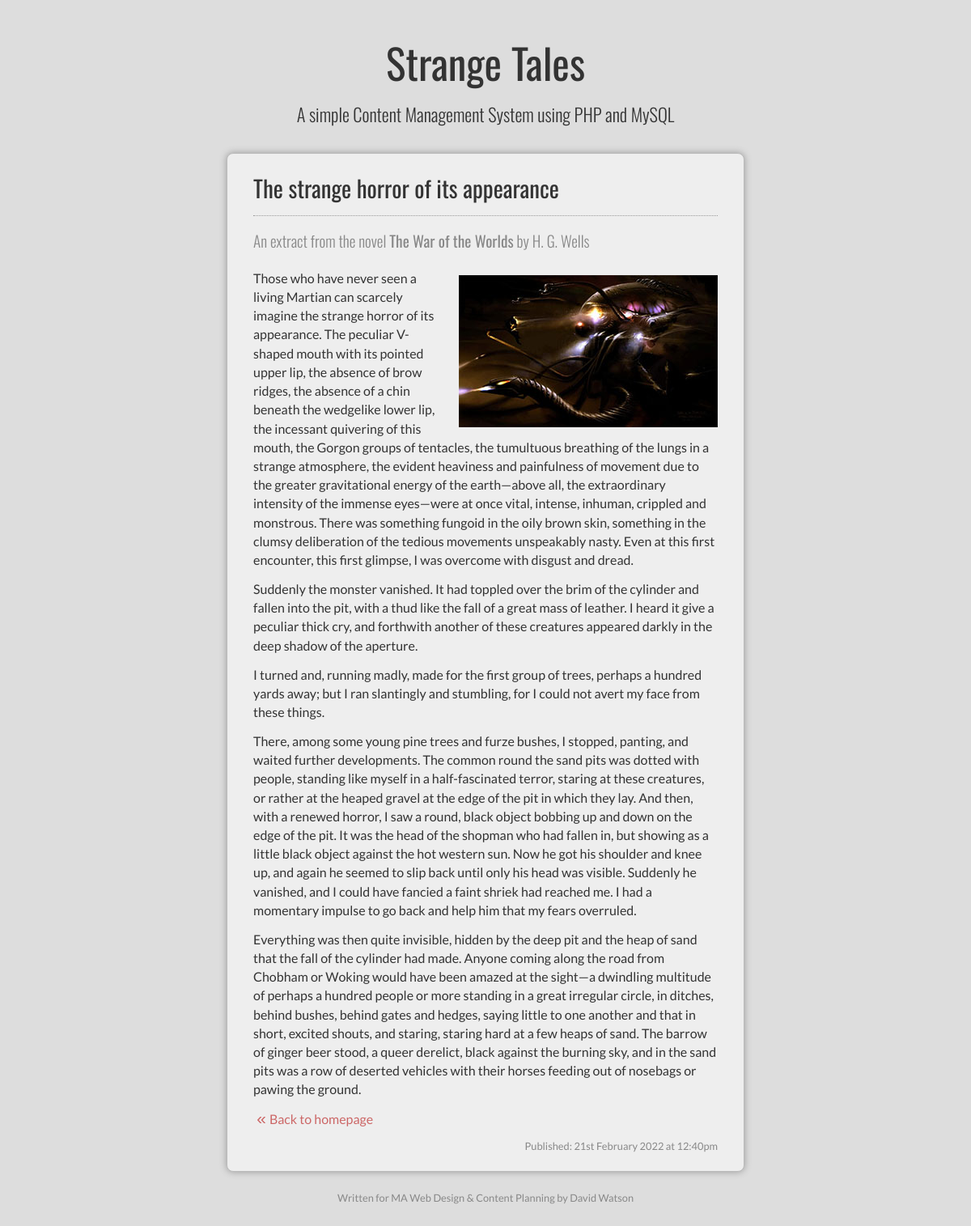
/activity2/article.php?id=7, run on the app's committed database.
### tables this page shows
CREATE TABLE `articles` (
  `article_id` int UNSIGNED NOT NULL,
  `headline` varchar(100) NOT NULL,
  `intro` text NOT NULL,
  `article` text NOT NULL,
  `author` varchar(50) NOT NULL,
  `novel` varchar(100) NOT NULL,
  `published` timestamp NOT NULL DEFAULT CURRENT_TIMESTAMP
);

### activity2/article.php (the view, shortened to what this page needs)
<?php
if (isset($_GET['id']) && filter_var($_GET['id'], FILTER_VALIDATE_INT)) {
    $article=$_GET['id'];
}else{
	header('HTTP/1.0 404 Not Found');
	exit("<h1>Not Found</h1>\n<p>The submitted data is not valid.</p>");
}
$host     = "localhost";
$user     = "*********";
$password = "*********";
$name     = "*********";
$conn = mysqli_connect($host, $user, $password, $name) or die ("Cannot connect to database.");
$query = "SELECT article_id, headline, article, author, novel, published FROM articles WHERE article_id = $article";
$result = mysqli_query($conn, $query) or die ("Error querying database.");
$row = mysqli_fetch_array($result);
$headline = $row['headline'];
$article = $row['article'];
$author = $row['author'];
$novel = $row['novel'];
$date = $row['published'];
$timestamp = strtotime($date);
$display_date = date('jS F Y', $timestamp);
$display_time = date('g:ia', $timestamp);
?>
<!DOCTYPE html>
<html lang="en">
	<head>
		<link rel="stylesheet" href="style/style.css">
	</head>
	<body>
		<header>
			<h1>Strange Tales</h1>
    		<p>A simple Content Management System using PHP and MySQL</p>
    	</header>
    	<main>
<?php
echo "            <article>\n";
echo "                <header>\n";
echo "                    <h2>$headline</h2>\n";
echo "                    <p><cite>An extract from the novel <b>$novel</b> by $author</cite></p>\n";
echo "                </header>\n";
echo "$article\n";
echo "                <p><a href=\"index.php\"><span class=\"arrow\">&laquo;</span>Back to homepage</a></p>\n";
echo "                <footer>Published: $display_date at $display_time</footer>\n";
echo "            </article>\n";
?>
		</main>
		<footer>Written for MA Web Design &amp; Content Planning by David Watson</footer>
	</body>
</html>

### activity2/style/style.css (style rules this page uses)
html, body, div, span, applet, object, iframe, h1, h2, h3, h4, h5, h6, p, blockquote, pre, a, abbr, acronym, address, big, cite, code, del, dfn, em, img, ins, kbd, q, s, samp, small, strike, strong, sub, sup, tt, var, b, u, i, center, dl, dt, dd, ol, ul, li, fieldset, form, label, legend, table, caption, tbody, tfoot, thead, tr, th, td, article, aside, canvas, details, embed, figure, figcaption, footer, header, hgroup, menu, nav, output, ruby, section, summary, time, mark, audio, video { margin: 0; padding: 0; border: 0; font-size: 100%; font: inherit; vertical-align: baseline; }
article, aside, details, figcaption, figure, footer, header, hgroup, menu, nav, section { display: block; }
body { line-height: 1; }
html { box-sizing: border-box; }
*, *:before, *:after { box-sizing: inherit; }
body { font-family: Lato, Calibri, Tahoma, Geneva, sans-serif; color: #333; background: #ddd; }
header, main, footer { max-width: 640px; margin: 0 auto; }
header, footer { padding: 0 1.0em; }
header { margin-top: 3.0em; }
main { max-width: 640px; margin-top: 2.0em; margin-bottom: 1.5em; }
footer { color: #888; font-size: 0.8em; text-align: center; margin-bottom: 3.0em; }
footer:not(article footer) { line-height: 1.4; }
h1, h2, h1+p { font-family: Oswald, Tahoma, Geneva, sans-serif; color: #333; }
h1 { font-size: 3.2em; line-height: 1.15; }
h1, h1+p { text-align: center; }
h1+p { font-size: 1.4em; font-weight: 300; padding: 0 1.0em; }
h2 { font-size: 1.8em; line-height: 1.25; }
p { margin-top: 0.8em; line-height: 1.45em; }
strong, b { font-weight: 400; }
article { padding: 1.5em 1.0em; border: 1px solid #bbb; border-radius: 0; margin: 1.5em 0; background: #eee; }
article:first-of-type { margin-top: 2.0em; }
article header { padding: 0; margin-top: 0; }
article footer { text-align: right; padding: 0; margin-top: 1.2em; margin-bottom: 0; }
article h2+p { color: #888; font-size: 0.8em; padding-top: 0.8em; border-top: 1px dotted #999; margin-top: 1.2em; }
article h2+p > cite { font-family: Oswald, Tahoma, Geneva, sans-serif; font-size: 1.5em; font-weight: 300; line-height: 2.2; }
img { display: block; margin: 0.5em auto 0.7em; }
a { text-decoration: none; }
a:link, a:visited { color: #c66; }
.arrow { font-family: Arial, Helvetica, sans-serif; font-size: 1.3em; margin: 0 0.2em; }
@media (min-width: 640px) { header, footer { padding: 0 2.0em; } }
@media (min-width: 640px) { article { padding: 1.5em 2.0em; border-radius: 8px; box-shadow: 0 0 8px #999; } }
@media (min-width: 640px) { img { display: inline; float:right; margin: 0.5em 0 0.4em 1.5em; } }

### data on the page
articles: headline "The strange horror of its appearance", novel "The War of the Worlds", author "H. G. Wells", article (picture), article "Those who have never seen a living Martian can scarcely imagine the strange horror of its appearance. The peculiar V-shaped mouth with its pointed upper lip, the absence of brow ridges, the absence of a chin beneath the wedgelike lower lip, the incessant quivering of this mouth, the Gorgon groups of tentacles, the tumultuous breathing of the lungs in a strange atmosphere, the evident heaviness and painfulness of movement due to the greater gravitational energy of the earth—above all, the extraordinary intensity of the immense eyes—were at once vital, intense, inhuman, crippled and monstrous. There was something fungoid in the oily brown skin, something in the clumsy deliberation of the…", published "21st February 2022", published "12:40pm"
